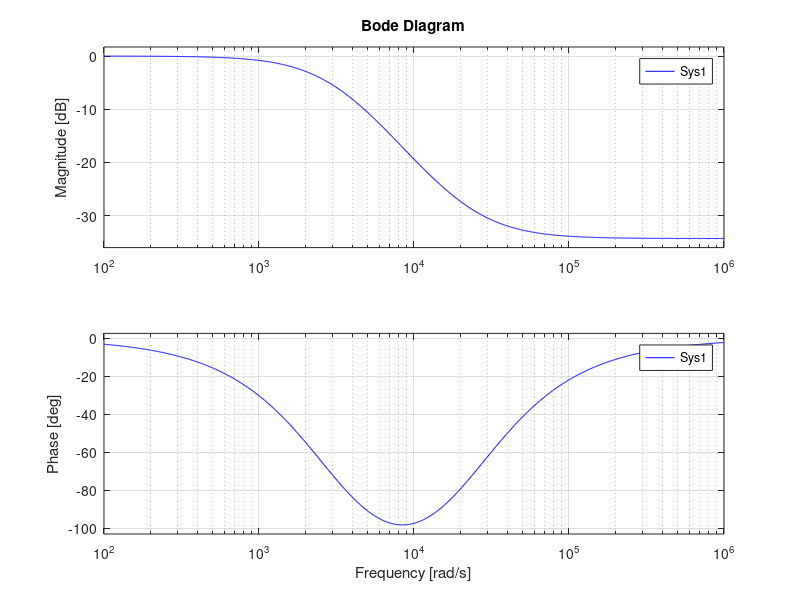

Write the MATLAB code that produced this figure. (Note: this script raises an error after producing the figure.)
function Lead2Order2

Ts = 1/8000;
ph = -170;
wp = 8000*2*pi;
Lead = 0;
d = 1;
% [SearchLead,PH,WP,D] = PhWp2Complex(ph,wp,d,Lead,Ts);
% w1 = SearchLead.w1;
% d1 = SearchLead.d1;
% w2 = SearchLead.w2;
% d2 = SearchLead.d2;
w1 = 0.9*pi/Ts; d1 =1;
w2 = 500*2*pi; d2=1;
Sys1 = tf([1 2*d1*w1 w1^2],[1 2*d2*w2 w2^2])*w2^2/w1^2;
Sys2 = tf(w2^2,[1 2*d2*w2 w2^2]);
bode(Sys1,'b');gh;bode(Sys2,'r');